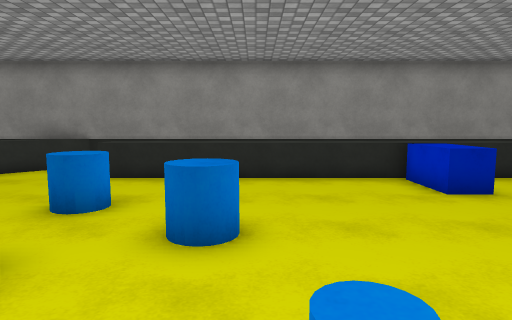
[1] (above)

15 first-person views from a walk through a scene from a Unity 3-D project. The camera is 1.5 m above the floor, tilts 6° down and sees 75° across. The floor is counted in squares, 1 m on a side. Each view is taken from the middle of a square. On the plan, view 1 faces up. The plan holds only what a view shows up to about 15 squares ahead; the rest is blank. The place goes on beyond the plan. Surface patterns are stand-ins for the level's own textures.

[2]
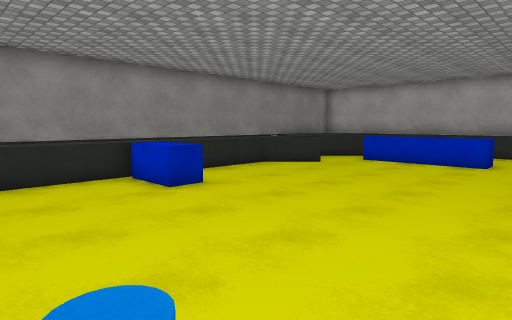

[3]
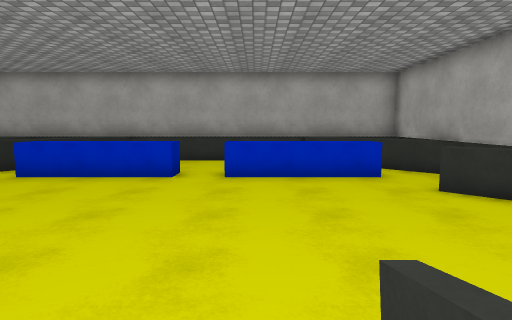

[4]
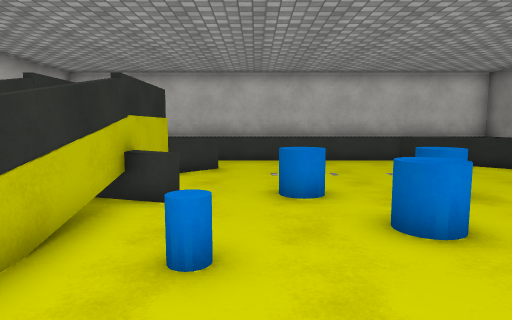

[5]
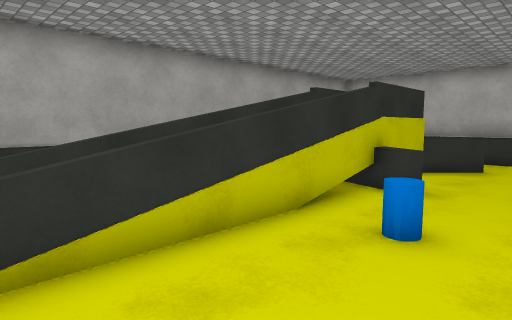

[6]
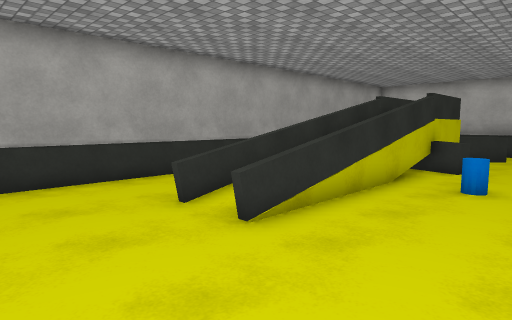

[7]
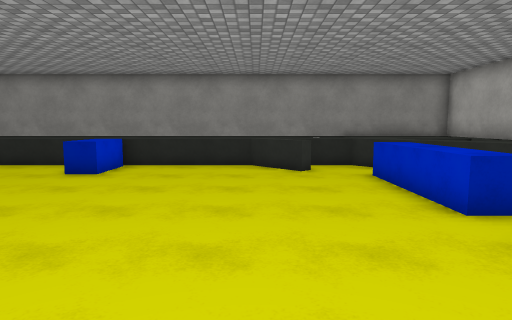

[8]
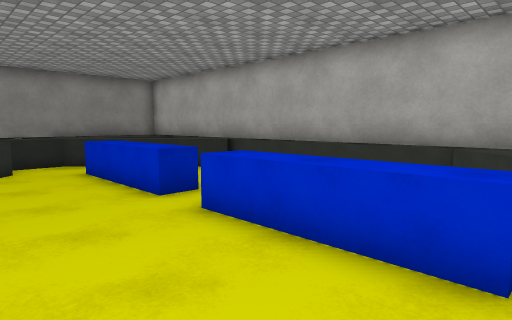

[9]
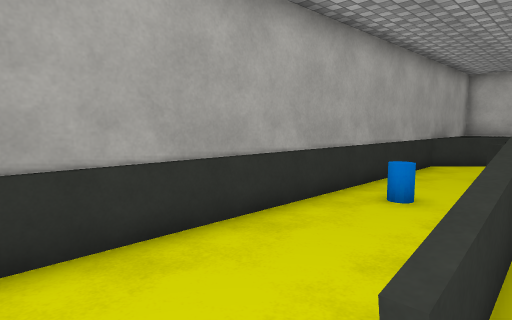

[10]
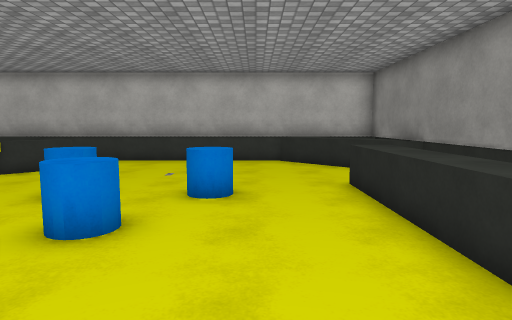

[11]
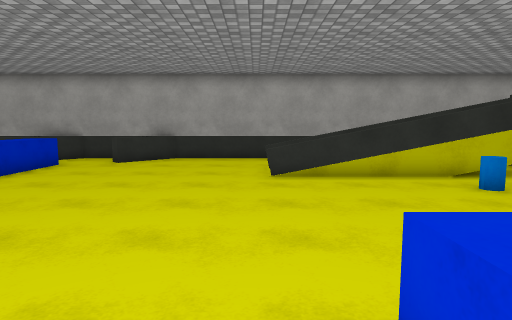

[12]
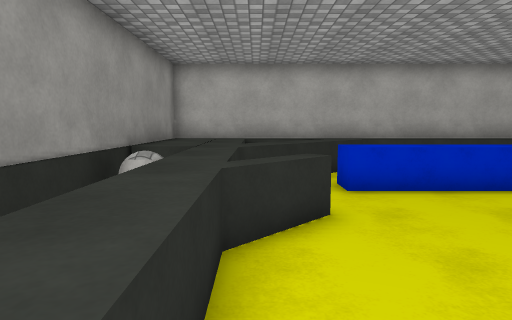

[13]
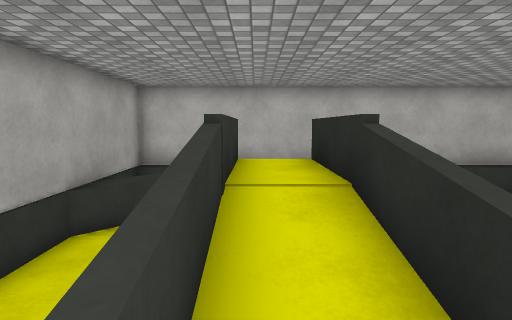

[14]
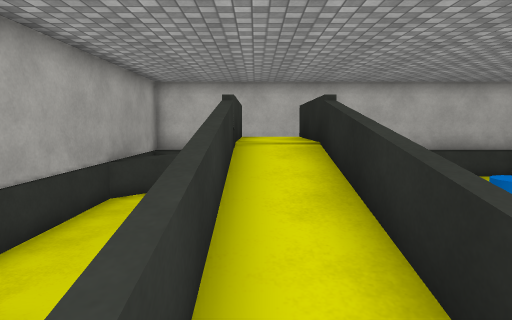

[15]
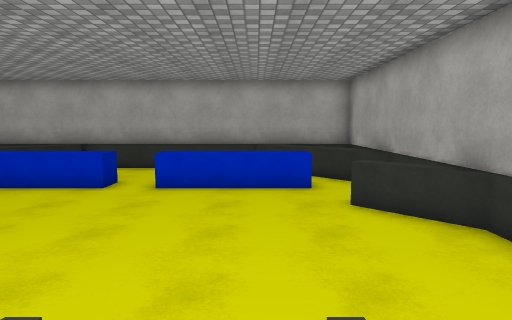

### Floor plan
Key: @ floor where view 1 was taken; # wall or solid block; . main floor; : floor 1.75 m higher than the main floor; / step, stairs or slope; = window, fence, low wall or low ledge; ^ raised ledge; B blue block; C blue cylinder; W white ball.
Columns run from 11 left of view 1 to 19 right of it. Each row starts with its distance up from view 1.
 12 #^^^^##################^^^^^^^#
 11 #^.^^                  WW^^^^^#
 10 #^^^...^^^^^^^^^^^^^^^^^^^^^^^#
  9 #^^............BB....^^..^^^ ^#
  8 #^.............BB.....^=..^^ ^#
  7 #^..............B........^.^^^#
  6 #^......C................^  ^^#
  5 #^........C..............^   ^#
  4 #^........CC.............^   ^#
  3 #^......C................^...^#
  2 #^...........................^#
  1 #^.........C.............^...^#
  0 #^ =^...^..@.............^   ^#
 -1 #^  #^=====^^^^^^........^   ^#
 -2 #^   .:::////////........^   ^#
 -3 #^^    ^=................^  ^^#
 -4 #  ^  .=..............=....^^^#
 -5 #^ ^^......C..........^=..^^.^#
 -6 #^^^^######^##########^^##^^^^#

Where each view was taken, in squares from view 1:
view 1: 0 up, 0 right, facing up
view 2: 0 up, 0 right, facing up-right
view 3: 0 up, 4 right, facing right
view 4: 2 up, 4 right, facing left
view 5: 3 up, 5 right, facing down-left
view 6: 3 up, 9 right, facing down-left
view 7: 3 down, 10 right, facing up
view 8: 4 down, 10 right, facing up-right
view 9: 2 down, 7 right, facing down-left
view 10: 7 up, 4 right, facing left
view 11: 9 up, 6 right, facing down
view 12: 9 up, 6 right, facing right
view 13: 2 down, 1 right, facing left
view 14: 2 down, 3 right, facing left
view 15: 2 down, 4 right, facing right
